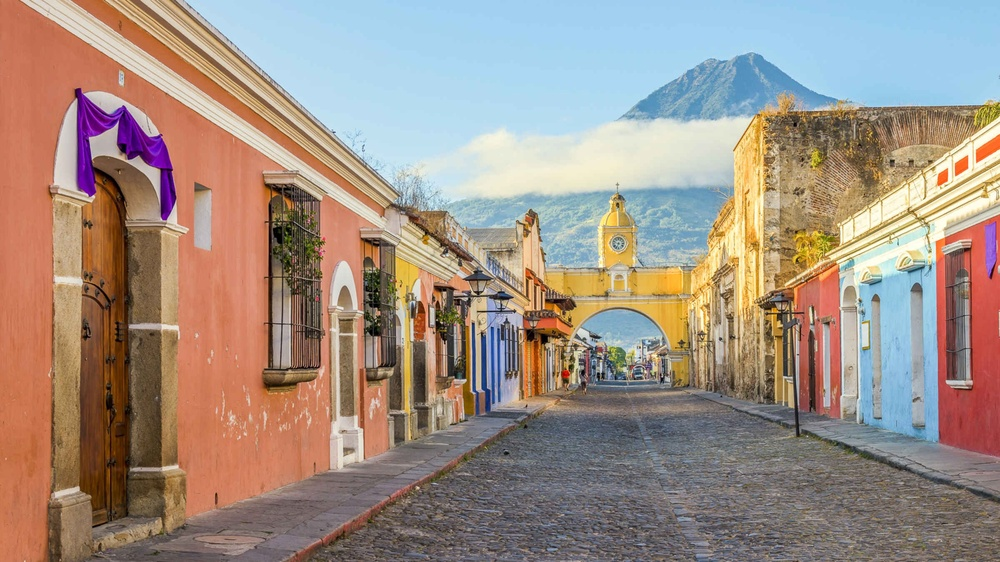
#> input picture AntiguaGuatemala.jpg, 1000 x 562 px, shrunk from 2400 x 1350 before the run
$ jupyter execute --allow-errors laboratorio1_LeonelContreras.ipynb
#> lines starting #> are read from the running program, lines starting #| are printed output that depends on the picture
###### Maestría Inteligencia de Negocios y Análisis de Datos
###### Curso: Text Mining & Image Recognition
###### Alumno: 22008375- Leonel Eduardo Contreras
###### Sección L

## Laboratorio 1

#### Cargar Librerias

[cell 1]
import cv2
import numpy as np
import pandas as pd
import matplotlib.pyplot as plt

#### Problema 1

[cell 2]
def CanalColor(imagen,color):

    ''' Funcion la cual recibe dos parametros, una imagen y un entero llamado color, la
        funcion devuelve una imagen la cual tiene activos los canales de color segun lo siguiente:

            Si el parametro color vale 1, la imagen muestra activos unicamente el color azul.
            Si el parametro color vale 2, la imagen muestra activos unicamente el color verde.
            Si el parametro color vale 3, la imagen muestra activos unicamente el color rojo.
            Si el parametro color vale 10, la imagen muestra activos unicamente los colores rojo y verde.
            Si el parametro color vale 20, la imagen muestra activos unicamente los colores verde y azul.
            Si el parametro color vale 30, la imagen muestra activos unicamente los colores azul y rojo.
    '''
#> called with imagen = 'AntiguaGuatemala.jpg', color = 1

    if (color== 1 or color== 2 or color== 3 or color== 10 or color== 20 or color== 30):
        # Cargar la imagen
        img= cv2.imread(imagen)
#> img is the input picture: shape (562, 1000, 3); mean B, G, R 132.3, 143.5, 160.1
        # Dimension de imagen
        alto=  img.shape[0]
#> alto = 562
        ancho= img.shape[1]
#> ancho = 1000
        # Espacio para la imagen resultante
        monocromo=np.zeros((alto,ancho,3))

        for i in range(0,alto):
            for j in range (0,ancho):

                pixel=img[i,j]

                # Extraemos canales, colores RGB
                red=pixel[2]
                green=pixel[1]
                blue=pixel[0]

                if color==1:

                    # Dejar unicamente Azul. Anular Rojo y Azul
                    monocromo[i,j]=[blue,0,0]

                elif color==2:

                    # Dejar unicamente Verde. Anular Rojo y Azul
                    monocromo[i,j]=[0,green,0]

                elif color==3:

                    # Dejar unicamente Rojo. Anular Verde y Azul
                    monocromo[i,j]=[0,0,red]

                elif color==10:

                    # Dejar unicamente Rojo y verde. Anular Azul
                    monocromo[i,j]=[0,green,red]

                elif color==20:

                    # Dejar unicamente Azul y verde. Anular Rojo
                    monocromo[i,j]=[blue,green,0]

                else:

                    # Dejar unicamente Azul y Rojo. Anular Verde
                    monocromo[i,j]=[blue,0,red]


        # Volverla Imagen
        cv2.imwrite("monocromo.jpg",monocromo)
        # Cargar la imagen
        monocromo= cv2.imread("monocromo.jpg")
        # Ver la imagen
        plt.imshow(cv2.cvtColor(monocromo,cv2.COLOR_BGR2RGB))
        plt.show()
    else:
        print("El valor de color ingresado es inválido,debe ser: 1,2,3,10,20 ó 30, esta es la imagen original:")
        # Cargar la imagen
        imagen= cv2.imread("AntiguaGuatemala.jpg")
        # Convertir la imagen de BGR a RGB
        imagen= cv2.cvtColor(imagen,cv2.COLOR_BGR2RGB)
        # Ver la imagen
        plt.imshow(imagen)
        plt.show()

[cell 3]
# Azul
CanalColor("AntiguaGuatemala.jpg",1)

[cell 4]
# Verde
CanalColor("AntiguaGuatemala.jpg",2)

[cell 5]
# Rojo
CanalColor("AntiguaGuatemala.jpg",3)

[cell 6]
# Rojo y Verde
CanalColor("AntiguaGuatemala.jpg",10)

[cell 7]
# Verde y Azul
CanalColor("AntiguaGuatemala.jpg",20)

[cell 8]
# Azul y Rojo
CanalColor("AntiguaGuatemala.jpg",30)
#> after the loop in CanalColor (call 6), `for i in range(0,alto):`:
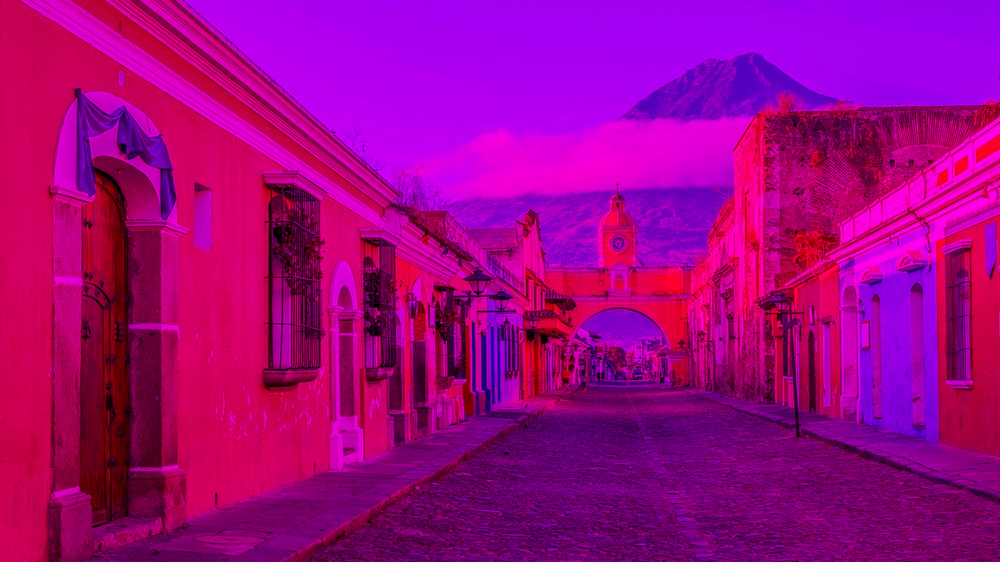
#> monocromo: shape (562, 1000, 3) float64; mean B, G, R 132.3, 0, 160.1

[cell 9]
# Otro Valor
CanalColor("AntiguaGuatemala.jpg",5)

#### Problema 2

[cell 10]
def ConstruccionImagen (gray_red,gray_green,gray_blue):

    ''' Funcion que recibe  3 imagenes en escala de grises en 3D
        Y construye la imagen original a color, a partir de las 3 entradas
    '''
#> called with gray_red = 'imagen1_salida_gray_rojo.jpg', gray_green = 'imagen1_salida_gray_verde.jpg', gray_blue = 'imagen1_salida_gray_azul.jpg'

    # Cargar Imagenes
    img_gray_red= cv2.imread(gray_red)
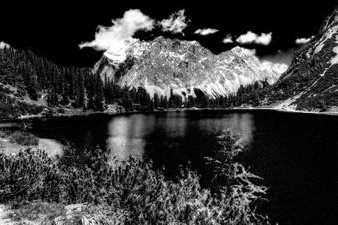
#> input picture imagen1_salida_gray_rojo.jpg, 338 x 225 px, shrunk from 810 x 540 before the run
#> img_gray_red is the input picture: shape (225, 338, 3); min 0, max 255, mean 57.6
    img_gray_green=cv2.imread(gray_green)
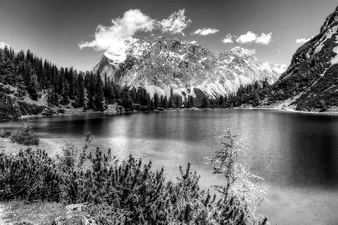
#> input picture imagen1_salida_gray_verde.jpg, 338 x 225 px, shrunk from 810 x 540 before the run
#> img_gray_green is the input picture: shape (225, 338, 3); min 0, max 255, mean 113.9
    img_gray_blue=cv2.imread(gray_blue)
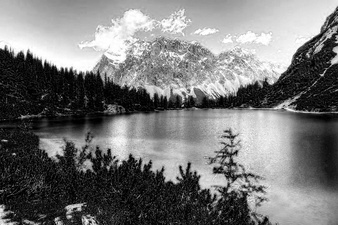
#> input picture imagen1_salida_gray_azul.jpg, 338 x 225 px, shrunk from 810 x 540 before the run
#> img_gray_blue is the input picture: shape (225, 338, 3); min 0, max 255, mean 118.1

    # Dimension Imagen
    alto= img_gray_red.shape[0]
#> alto = 225
    ancho=img_gray_red.shape[1]
#> ancho = 338

    # Espacio para la imagen
    colores=np.zeros((alto,ancho,3))

    for i in range(0,alto):
        for j in range(0,ancho):

            pixel_red=img_gray_red[i,j,2]
            pixel_green=img_gray_green[i,j,1]
            pixel_blue=img_gray_blue[i,j,0]

            colores[i,j]=[pixel_blue,pixel_green,pixel_red]
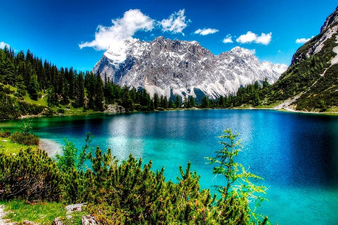
#> colores: shape (225, 338, 3) float64; mean B, G, R 118.1, 113.9, 57.6

    # Volver imagen
    cv2.imwrite("imagen_color.jpg",colores)
    # Cargar Imagen
    colores=cv2.imread("imagen_color.jpg")


    # Ver imagen
    plt.imshow(cv2.cvtColor(colores,cv2.COLOR_BGR2RGB))
    plt.show()

[cell 11]
ConstruccionImagen("imagen1_salida_gray_rojo.jpg","imagen1_salida_gray_verde.jpg","imagen1_salida_gray_azul.jpg")

#> (a cell that did not finish here is left out)

#> call 2 of ConstruccionImagen, with gray_red = 'imagen2_salida_gray_rojo.jpg', gray_green = 'imagen2_salida_gray_verde.jpg', gray_blue = 'imagen2_salida_gray_azul.jpg'
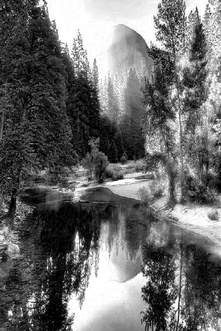
#> input picture imagen2_salida_gray_rojo.jpg, 221 x 331 px, shrunk from 530 x 795 before the run
#> in ConstruccionImagen, img_gray_red is the input picture: shape (331, 221, 3); min 0, max 255, mean 106.4
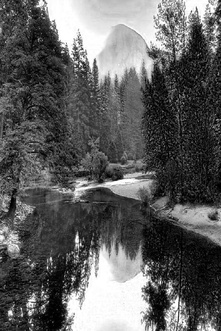
#> input picture imagen2_salida_gray_azul.jpg, 221 x 331 px, shrunk from 530 x 795 before the run
#> in ConstruccionImagen, img_gray_blue is the input picture: shape (331, 221, 3); min 0, max 255, mean 95.1
#> after the loop in ConstruccionImagen, `for i in range(0,alto):`: colores: shape (331, 221, 3) float64; every value is 0

#> (a cell that did not finish here is left out)


#### Problema 3

[cell 14]
def EscalaGrises3D(imagen):

    ''' Función que recibe una imagen a color
        La separa en 3 imagenes a escala de grises en 3D
    '''
#> called with imagen = 'AntiguaGuatemala.jpg'
    # Cargar imagen
    img=cv2.imread(imagen)

    # Dimension Imagen
    alto=img.shape[0]
#> alto = 562
    ancho=img.shape[1]
#> ancho = 1000

    # Espacio para imagen resultante
    gray_red=np.zeros((alto,ancho,1))
    gray_green=np.zeros((alto,ancho,1))
    gray_blue=np.zeros((alto,ancho,1))

    # Obtener Pixeles
    for i in range(0,alto):
        for j in range(0,ancho):

            pixel=img[i,j]

            # Extraer canales
            red=pixel[2]
            green=pixel[1]
            blue=pixel[0]

            # Generar nuevos pixelex
            gray_red[i,j]=red
            gray_green[i,j]=green
            gray_blue[i,j]=blue
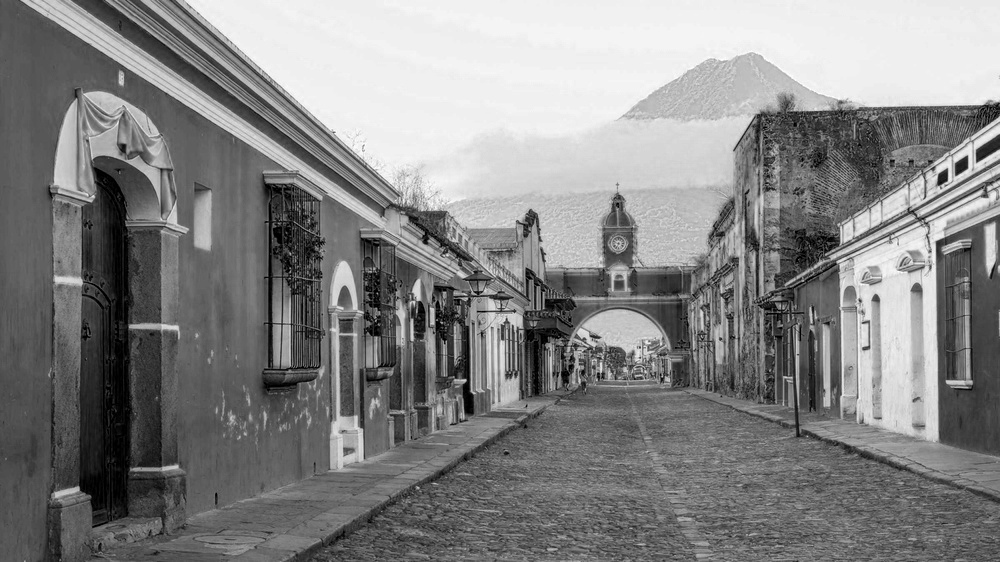
#> gray_blue: shape (562, 1000, 1) float64; min 0, max 255, mean 132.3
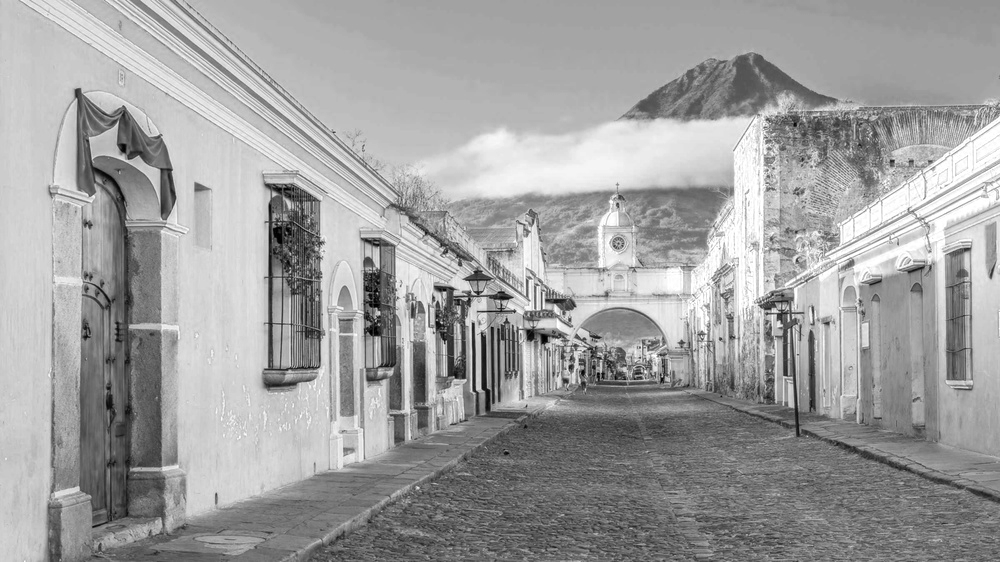
#> gray_red: shape (562, 1000, 1) float64; min 0, max 255, mean 160.1

    # Volverla Imagen
    cv2.imwrite("ejercicio_salida_gray_red.jpg",gray_red)
    cv2.imwrite("ejercicio_salida_gray_green.jpg",gray_green)
    cv2.imwrite("ejercicio_salida_gray_blue.jpg",gray_blue)
    # Cargar la imagen
    gray_red= cv2.imread("ejercicio_salida_gray_red.jpg")
#> gray_red: shape (562, 1000, 3); min 0, max 255, mean 160.1
    gray_green= cv2.imread("ejercicio_salida_gray_green.jpg")
#> gray_green: shape (562, 1000, 3); min 0, max 255, mean 143.5
    gray_blue= cv2.imread("ejercicio_salida_gray_blue.jpg")
#> gray_blue: shape (562, 1000, 3); min 0, max 255, mean 132.3

    # Ver la imagen
    plt.imshow(cv2.cvtColor(gray_red,cv2.COLOR_BGR2RGB))
    plt.show()
    plt.imshow(cv2.cvtColor(gray_green,cv2.COLOR_BGR2RGB))
    plt.show()
    plt.imshow(cv2.cvtColor(gray_blue,cv2.COLOR_BGR2RGB))
    plt.show()

[cell 15]
EscalaGrises3D("AntiguaGuatemala.jpg")

#### Problema 4

[cell 16]
def HistogramaCanal(imagen):

    #Cargar Imagen
#> called with imagen = 'AntiguaGuatemala.jpg'
    img=cv2.imread(imagen)
    # Dimension Imagen
    alto=img.shape[0]
#> alto = 562
    ancho=img.shape[1]
#> ancho = 1000
    # Espacio de imagen
    img_red=np.zeros((alto,ancho,3))
    img_green=np.zeros((alto,ancho,3))
    img_blue=np.zeros((alto,ancho,3))
    img_gray=np.zeros((alto,ancho,1))

    #Obtener pixel

    for i in range(0,alto):
        for j in range(0,ancho):

            pixel=img[i,j]

            #Extraer canales
            red=pixel[2]
            green=pixel[1]
            blue=pixel[0]

            # Generar imagenes
            img_red[i,j]=[0,0,red]
            img_green[i,j]=[0,green,0]
            img_blue[i,j]=[blue,0,0]
            img_gray[i,j]=int(0.29*red +0.59*green + 0.114*blue)
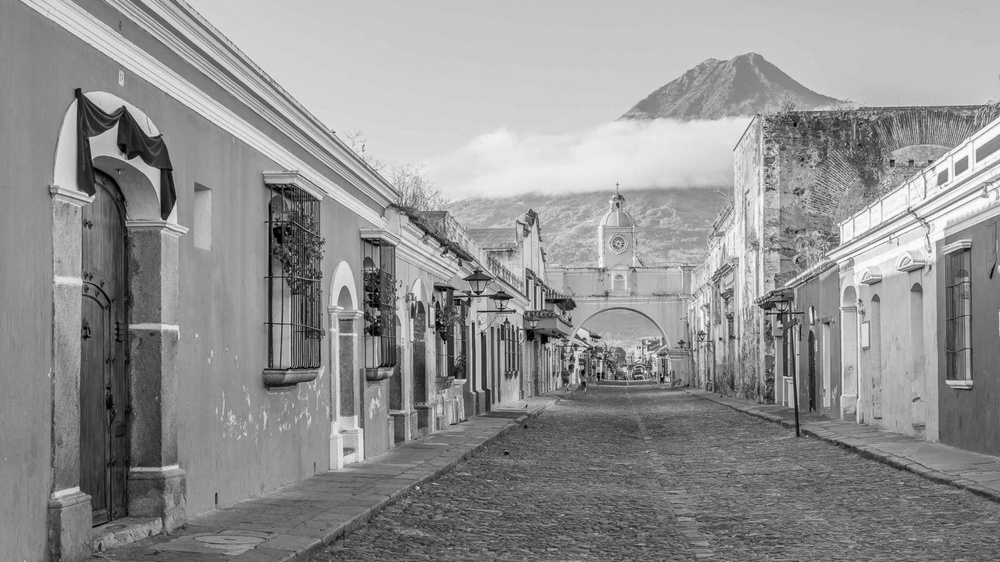
#> img_gray: shape (562, 1000, 1) float64; min 0, max 252, mean 145.7

    # Calcular medias
    red_mean=np.mean(img_red)
#> red_mean = 53.37
    green_mean=np.mean(img_green)
#> green_mean = 47.83
    blue_mean=np.mean(img_blue)
#> blue_mean = 44.1
    gray_mean=np.mean(img_gray)
#> gray_mean = 145.7
    # Volverla Imagen
    cv2.imwrite("imagen_red.jpg",img_red)
    cv2.imwrite("imagen_green.jpg",img_green)
    cv2.imwrite("imagen_blue.jpg",img_blue)
    cv2.imwrite("imagen_gray.jpg",img_gray)
    #Cargar la imagen
    img_red= cv2.imread("imagen_red.jpg")
    img_green= cv2.imread("imagen_green.jpg")
    img_blue= cv2.imread("imagen_blue.jpg")
    img_gray= cv2.imread("imagen_gray.jpg",cv2.IMREAD_GRAYSCALE)
#> img_gray: shape (562, 1000); min 0, max 255, mean 145.7
    # Calcular Histogramas
    red_hist=cv2.calcHist([img_red],[0],None,[256],[0,256])
#> red_hist = 256 values, max 340399 at index 0, min 0 at index 33, mean 2195.3
    green_hist=cv2.calcHist([img_green],[0],None,[256],[0,256])
#> green_hist = 256 values, max 326515 at index 0, min 0 at index 53, mean 2195.3
    blue_hist=cv2.calcHist([img_blue],[0],None,[256],[0,256])
#> blue_hist = 256 values, max 32304 at index 240, min 0 at index 252, mean 2195.3
    gray_hist=cv2.calcHist([img_gray],[0],None,[256],[0,256])
#> gray_hist = 256 values, max 11519 at index 200, min 2 at index 255, mean 2195.3

    # Hacer Historgramas:

    plt.figure(figsize=(12,8))

    ## Histograma canal rojo
    plt.subplot(2,2,1)
    plt.plot(red_hist,color="red")
    plt.axvline(red_mean, color='black', linestyle='dashed')
    plt.xlabel("Intesidad de Pixeles")
    plt.ylabel("Pixeles Totales")
    plt.title("Histograma de Canal Rojo")


    ## Histograma canal verde
    plt.subplot(2,2,2)
    plt.plot(green_hist,color="green")
    plt.axvline(green_mean, color='black', linestyle='dashed')
    plt.xlabel("Intesidad de Pixeles")
    plt.ylabel("Pixeles Totales")
    plt.title("Histograma de Canal Verde")


    ## Histograma canal verde
    plt.subplot(2,2,3)
    plt.plot(blue_hist,color="blue")
    plt.axvline(blue_mean, color='black', linestyle='dashed')
    plt.xlabel("Intesidad de Pixeles")
    plt.ylabel("Pixeles Totales")
    plt.title("Histograma de Canal Azul")


    ## Histograma canal verde
    plt.subplot(2,2,4)
    plt.plot(gray_hist,color="black")
    plt.axvline(gray_mean, color='black', linestyle='dashed')
    plt.xlabel("Intesidad de Pixeles")
    plt.ylabel("Pixeles Totales")
    plt.title("Histograma de Canal Gris")

    plt.tight_layout()
    plt.show()
